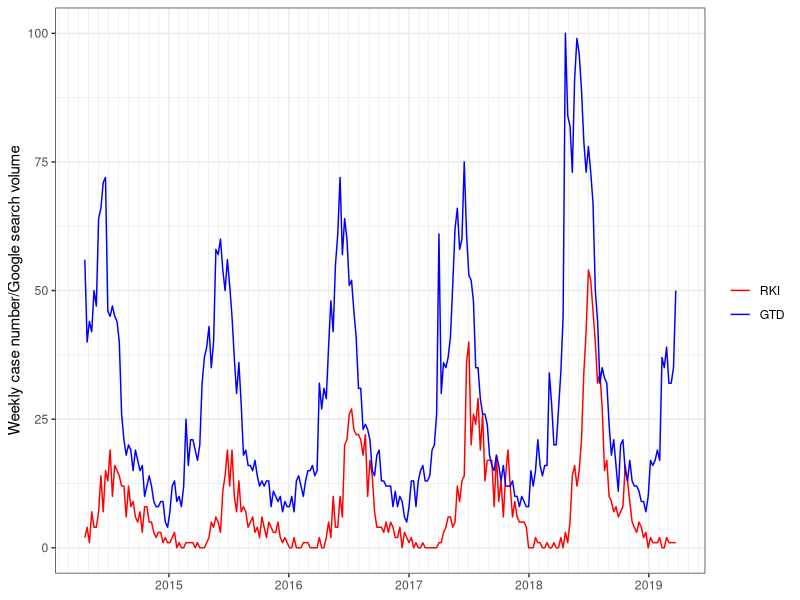
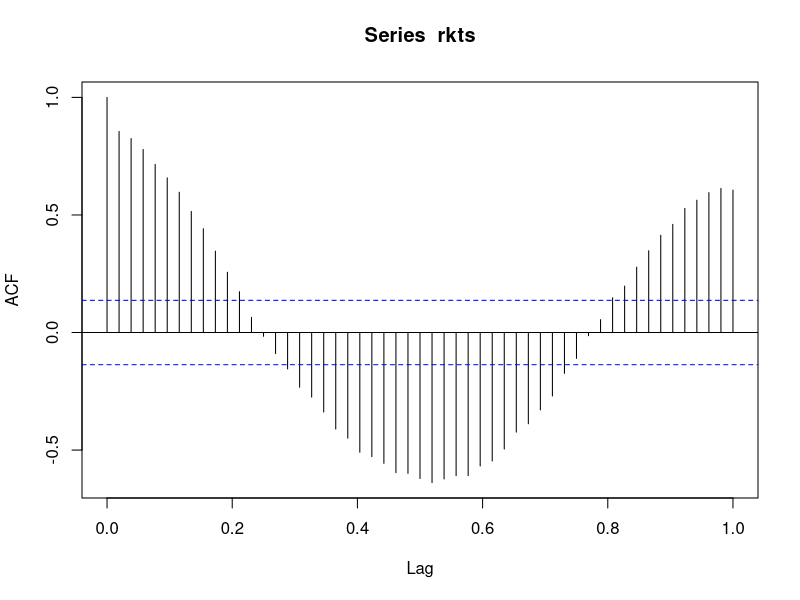
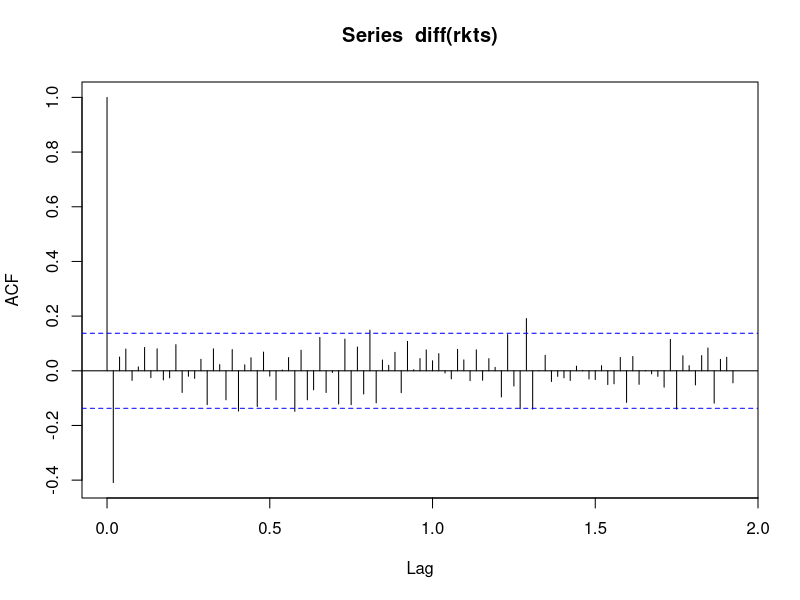
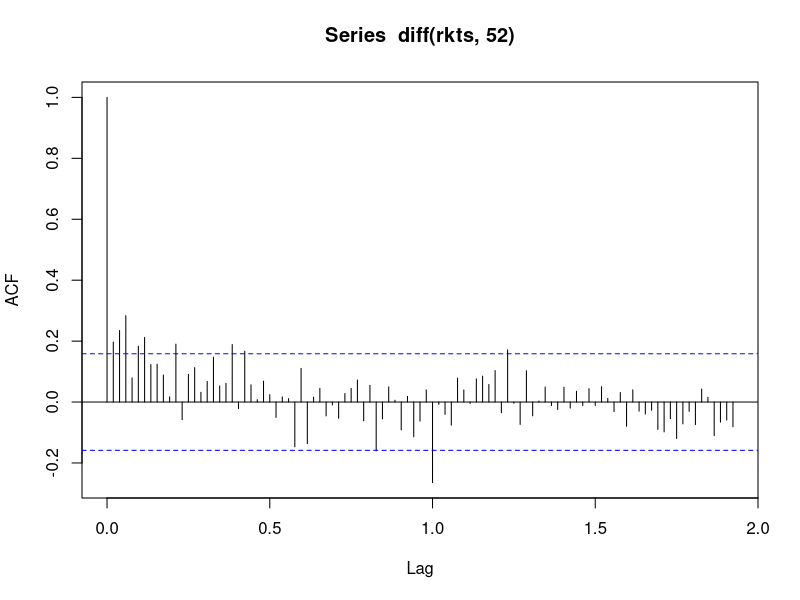
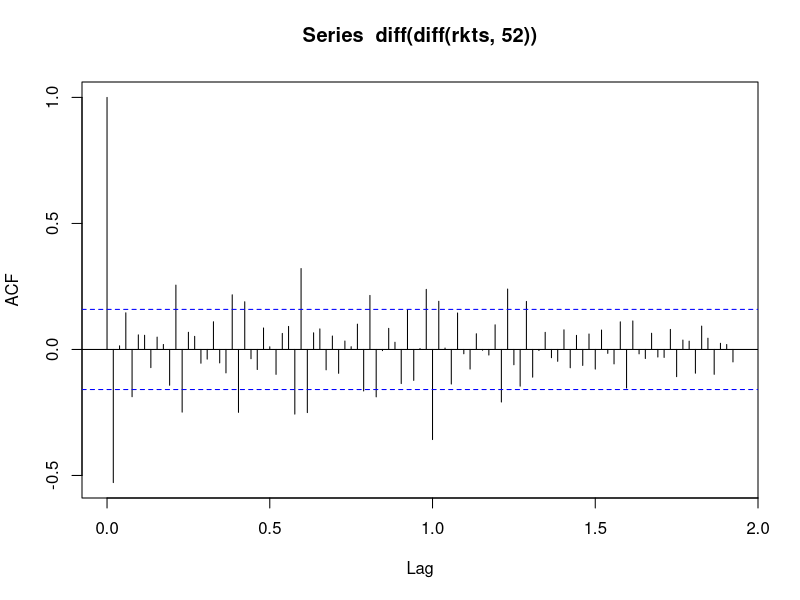

Generate these figures, in order, with R: (Note: a time limit stopped this script after it produced the figures.)
## ---- chunk 1

library( lattice )
library(readr)



masterall <- read_delim("fsmeundzecken.csv", ";", escape_double = FALSE, col_types = cols(time = col_date(format = "%d.%m.%Y")), trim_ws = TRUE)
View(masterall)

masterall[is.na(masterall)] <- 0 
summary(masterall)

cor.test(masterall$FSMEgt, masterall$rki, method="kendall")

library(forecast)

ihs <- function(x) {
  y <- log(x + sqrt(x ^ 2 + 1))
  return(y)
}


hs <- function(x) {
  y <- 0.5*exp(-x)*(exp(2*x)-1)
  return(y)
}


gts <- ts( ihs(masterall$FSMEgt), start=c(2014, 16), end=c(2019, 13), frequency=52)

rkts <- ts( ihs(masterall$rki) , start=c(2014, 16), end=c(2019, 13), frequency=52)

summary(gts)
gts17<-ts(gts[208:258], start=c(2018, 13), end=c(2019, 13), frequency=52)
gts<-ts(gts[1:207], start=c(2014, 16), end=c(2018, 12), frequency=52)

rkts17<-ts(rkts[208:258], start=c(2018, 13), end=c(2019, 13), frequency=52)
rkts<-ts(rkts[1:207], start=c(2014, 16), end=c(2018, 12), frequency=52)

summary(rkts)
summary(rkts17)

library(ggplot2)

ggplot(data = masterall, aes(x = time)) +
  geom_line(aes(y = rki, colour = "RKI")) +
  geom_line(aes(y = FSMEgt, colour = "GTD")) +
  scale_colour_manual("", 
                      breaks = c("RKI", "GTD"),
                      values = c("red", "blue")) +
  scale_x_date(date_minor_breaks = "1 month") +
  xlab(NULL) +
  ylab("Weekly case number/Google search volume") +
  theme_bw()

acf( rkts, lag.max = 52 )
acf( diff( rkts ), lag.max = 100 )
acf( diff( rkts, 52 ), lag.max = 100 )
acf( diff( diff( rkts, 52 ) ), lag.max = 100 )


library(splines)

fit <- auto.arima( rkts, trace = TRUE, approximation = FALSE )
fit
fc <- forecast( fit, h = length( gts17 ) )
accuracy( fc )
accuracy( fc, rkts17 )

fitGT <- auto.arima( rkts, trace = TRUE, approximation = FALSE, xreg = gts )
fitGT

fcGT<- forecast( fitGT, xreg = gts17 )


# result:
accuracy( fc, rkts17 )
accuracy( fcGT, rkts17 )
checkresiduals(fit)
checkresiduals(fitGT)
fitGT 
a<-AIC( fit, fitGT ) 
a
dm.test( rkts17-fc$mean, rkts17-fcGT$mean ) #Diebold Mariano Test: not significant pedictive performance



##plot- the models
plot( fc, col = "black", ylab = "Number of cases", main = "Predictions" )
lines( fcGT$mean, col = "red" )
lines( rkts17, col = "black" )
legend( "bottomleft", legend = c( "Optimal SARIMA", "Optimal SARIMA with GT", "Actual" ),
        fill = c( "blue", "red", "black" ), cex = 0.7 )



plot( fc )
#back transform for plotting
fc$mean <- hs(fc$mean)
fc$lower <- hs(fc$lower)
fc$upper <- hs(fc$upper)
fc$x <- hs(rkts)
plot(fc)


plot( fcGT )
#back transform for plotting
fcGT$mean <- hs(fcGT$mean)
fcGT$lower <- hs(fcGT$lower)
fcGT$upper <- hs(fcGT$upper)
fcGT$x <- hs(rkts)
plot(fcGT)

layout(1)
plot( fc, col = "black", PI= FALSE, ylab = "Number of cases", main = "Predictions", ylim=c(0, 55) )
lines( fcGT$mean, col = "red" )
lines( hs(rkts17), col = "black" )
legend( "topleft", legend = c( "Optimal SARIMA", "Optimal SARIMA with GT", "Actual" ),
        fill = c( "blue", "red", "black" ), cex = 0.7 )

par(mfrow=c(1,2))

plot( fc, ylab = "Weekly case number", main="Prediction without GTD")
lines( hs(rkts17), col = "black" )

plot( fcGT, main="Prediction with GTD")
lines( hs(rkts17), col = "black" )
